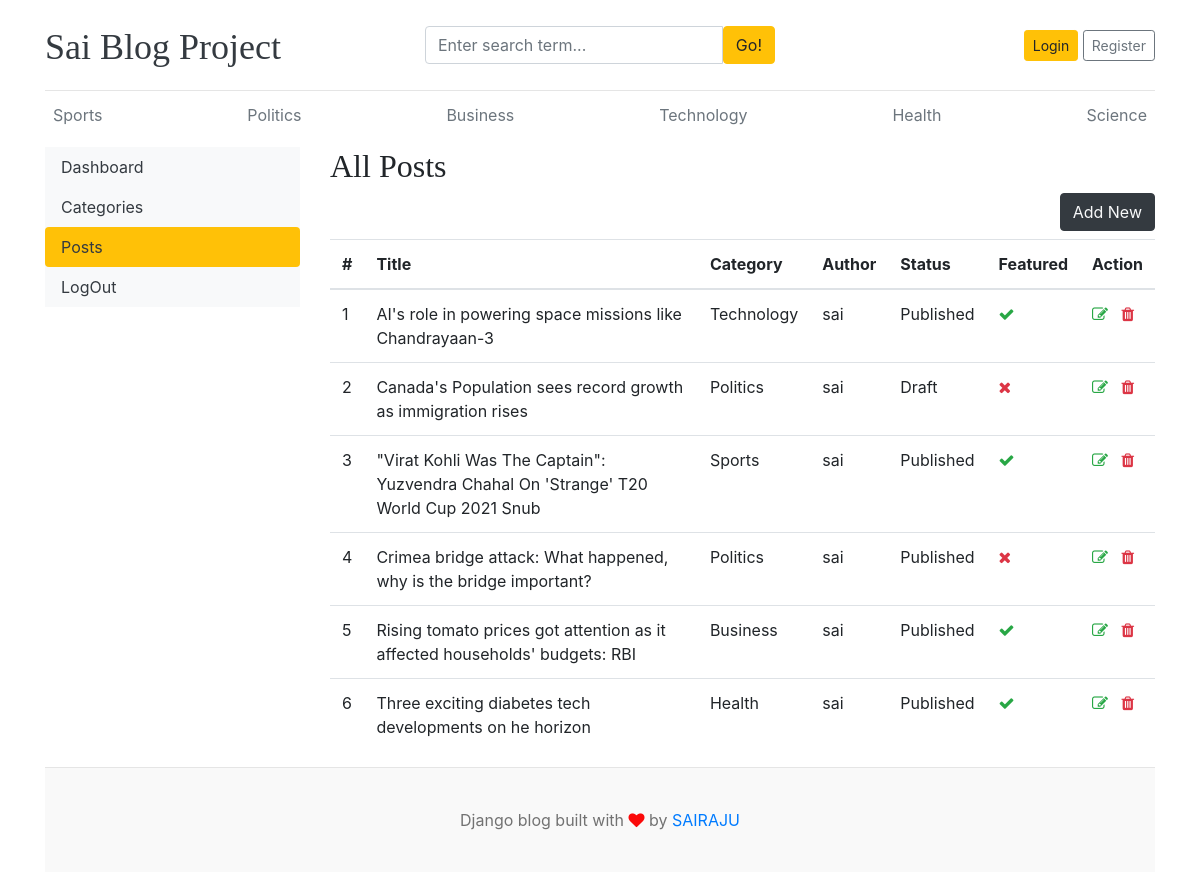
The app's page /dashboard/posts/ with its own data.
### blogs/models.py (models this page shows, shortened)
class Category(models.Model):
    category_name = models.CharField(max_length=50, unique=True)
    created_at = models.DateTimeField(auto_now_add=True)
    updated_at = models.DateTimeField(auto_now=True)
    class Meta:
        verbose_name_plural = 'categories'
    def __str__(self):
        return self.category_name

class Blog(models.Model):
    title = models.CharField(max_length=100)
    slug = models.SlugField(max_length=150, unique=True, blank=True)
    category = models.ForeignKey(Category, on_delete=models.CASCADE)
    author = models.ForeignKey(User, on_delete=models.CASCADE)
    featured_image = models.ImageField(upload_to='uploads/%Y/%m/%d')
    short_description = models.TextField(max_length=500)
    blog_body = models.TextField(max_length=2000)
    status = models.CharField(max_length=20, choices=STATUS_CHOICES, default="Draft")
    is_featured = models.BooleanField(default=False)
    created_at = models.DateTimeField(auto_now_add=True)
    updated_at = models.DateTimeField(auto_now=True)

### dashboards/views.py (the view)
# urls.py: path('posts/', views.posts, name='posts'),
def posts(request):
    posts = Blog.objects.all()
    context = {
        'posts' : posts,
    }
    return render(request, 'dashboard/posts.html', context)

### blogs/context_processors.py (called while the page is built)
def get_categories(request):
    categories = Category.objects.all()
    return dict(categories=categories)

def get_social_links(request):
    social_links = SocialLink.objects.all()
    return dict(social_links=social_links)

### templates/dashboard/posts.html (shortened to what this page needs)
{% extends 'base.html' %}
{% block content %}
<div class="row">
    {% include 'dashboard/sidebar.html' %}
    <div class="col-md-9">
        <h2>All Posts</h2>
        <a href="{% url 'add_post' %}" class="btn btn-dark text-light float-right mb-2">Add New</a>
        <table class="table table-hover">
            <thead>
              <tr>
                <th>#</th>
                <th>Title</th>
                <th>Category</th>
                <th>Author</th>
                <th>Status</th>
                <th>Featured</th>
                <th>Action</th>
              </tr>
            </thead>
            <tbody>
            {% for post in posts %}
              <tr>
                <td>{{ forloop.counter }}</td>
                <td>{{ post.title }}</td>
                <td>{{ post.category }}</td>
                <td>{{ post.author }}</td>
                <td>{{ post.status }}</td>
                <td>{% if post.is_featured %}<i class="fa fa-check text-success"></i>{% else %}<i class="fa fa-times text-danger"></i>{% endif %}</td>
                <td>
                    <a href="{% url 'edit_post' post.id %}"><i class="fa fa-edit text-success"></i></a>
                    <a href="{% url 'delete_post' post.id %}"><i class="fa fa-trash text-danger"></i></a>
                </td>
              </tr>
              {% endfor %}
              </tbody>
          </table>
    </div>
</div>
{% endblock %}

### templates/base.html (shortened to what this page needs)
{% load static %}
<!DOCTYPE html>
<html lang="en">
<head>
    <link href="https://getbootstrap.com/docs/4.0/dist/css/bootstrap.min.css" rel="stylesheet">
    <link href="{% static 'css/blog.css' %}" rel="stylesheet">
    <link rel="stylesheet" href="https://cdnjs.cloudflare.com/ajax/libs/font-awesome/4.7.0/css/font-awesome.min.css">
  </head>
<body>
    <div class="container">
      <header class="blog-header py-3">
        <div class="row flex-nowrap justify-content-between align-items-center">
          <div class="col-4 pt-1">
            <a class="blog-header-logo text-dark" href="/">Sai Blog Project</a>
          </div>
          <div class="col-4">
            <form action="{% url 'search' %}" method="GET">
              <div class="input-group">
                <input class="form-control" type="text" name="keyword" value="{{ keyword }}" placeholder="Enter search term..." aria-label="Enter search term..." aria-describedby="button-search" />
                <button type="submit" class="btn btn-warning" id="button-search" type="button">Go!</button>
            </div>
            </form>
          </div>
          <div class="col-4 d-flex justify-content-end align-items-center">
            {% if not user.is_authenticated %}
            <a class="btn btn-sm btn-warning" href="{% url 'login' %}">Login</a> &nbsp;
            <a class="btn btn-sm btn-outline-secondary" href="{% url 'register' %}">Register</a>
            {% else %}
            <span><a href="{% url 'dashboard' %}">Dashboard</a></span>
            &emsp;
            <span><a href="{% url 'logout' %}">LogOut</a></span>
            {% endif %}
          </div>
        </div>
      </header>
      <div class="nav-scroller py-1 mb-2">
        <nav class="nav d-flex justify-content-between">
          {% for cat in categories %}
          <a class="p-2 text-muted" href="{% url 'post_by_category' cat.id %}">{{ cat.category_name }}</a>
          {% endfor %}
        </nav>
      </div>
{% block content %}
{% endblock %}
<footer class="blog-footer">
    <p>Django blog built with <i class="fa fa-heart" style="color: #f50505; color: #fb0909;"></i> by <a href="#">SAIRAJU</a></p>
  </footer>
  </body>
  </html>

### blog_main/static/css/blog.css (style rules this page uses)
.blog-header { border-bottom: 1px solid #e5e5e5; }
.blog-header-logo { font-family: "Playfair Display", Georgia, "Times New Roman", serif; font-size: 2.25rem; }
h1, h2, h3, h4, h5, h6 { font-family: "Playfair Display", Georgia, "Times New Roman", serif; }
.blog-footer { padding: 2.5rem 0; color: #727272; text-align: center; background-color: #f9f9f9; border-top: .05rem solid #e5e5e5; }
.blog-footer p:last-child { margin-bottom: 0; }

### records on screen
Category: category_name "Sports"
Category: category_name "Politics"
Category: category_name "Business"
Category: category_name "Technology"
Category: category_name "Health"
Category: category_name "Science"
Blog: title "AI's role in powering space missions like Chandrayaan-3", category "Technology", author "sai", status "Published", is_featured True (drawn)
Blog: title "Canada's Population sees record growth as immigration rises", category "Politics", author "sai", status "Draft", is_featured False (drawn)
Blog: title "\"Virat Kohli Was The Captain\": Yuzvendra Chahal On 'Strange' T20 World Cup 2021 Snub", category "Sports", author "sai", status "Published", is_featured True (drawn)
Blog: title "Crimea bridge attack: What happened, why is the bridge important?", category "Politics", author "sai", status "Published", is_featured False (drawn)
Blog: title "Rising tomato prices got attention as it affected households' budgets: RBI", category "Business", author "sai", status "Published", is_featured True (drawn)
Blog: title "Three exciting diabetes tech developments on he horizon", category "Health", author "sai", status "Published", is_featured True (drawn)
